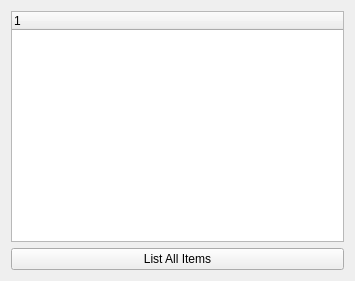
<?xml version="1.0" encoding="UTF-8"?>
<ui version="4.0">
 <class>Widget</class>
 <widget class="QWidget" name="Widget">
  <property name="geometry">
   <rect>
    <x>0</x>
    <y>0</y>
    <width>355</width>
    <height>281</height>
   </rect>
  </property>
  <property name="windowTitle">
   <string>Widget</string>
  </property>
  <layout class="QVBoxLayout" name="verticalLayout">
   <item>
    <widget class="QTreeWidget" name="treeWidget">
     <column>
      <property name="text">
       <string notr="true">1</string>
      </property>
     </column>
    </widget>
   </item>
   <item>
    <widget class="QPushButton" name="list_items_button">
     <property name="text">
      <string>List All Items</string>
     </property>
    </widget>
   </item>
  </layout>
 </widget>
 <resources/>
 <connections/>
</ui>
